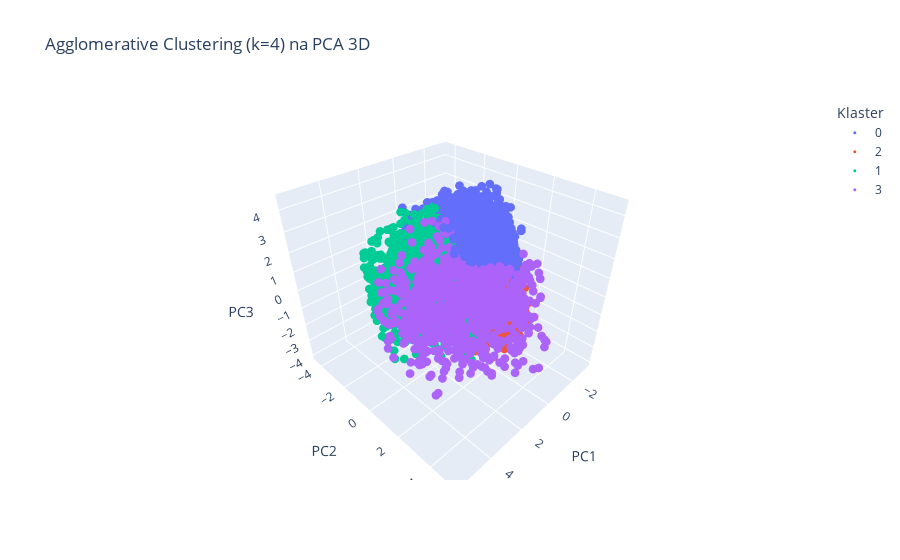

This figure's notebook cell:
### Markdown cell above
## Agglomerative Clustering

### Code cell
import scipy.cluster.hierarchy as sch
from sklearn.cluster import AgglomerativeClustering
import plotly.express as px

agglomerative = AgglomerativeClustering(n_clusters=4)
agglomerative_clusters = agglomerative.fit_predict(X_pca)

fig = px.scatter_3d(x=X_pca[:, 0], y=X_pca[:, 1], z=X_pca[:, 2],
                    color=agglomerative_clusters.astype(str),
                    labels={'x': 'PC1', 'y': 'PC2', 'z': 'PC3', 'color': 'Klaster'},
                    title='Agglomerative Clustering (k=4) na PCA 3D')
fig.update_traces(marker_size=3)
fig.show()

### Figure 1 — Plotly figure (JSON) as saved in the notebook; plotly's stock layout.template omitted (floating-point values rounded to 4 significant figures; data arrays with more than 128 entries replaced by an {"elided": "..."} marker saying what was removed)
{"data": [{"hovertemplate": "Klaster=0<br>PC1=%{x}<br>PC2=%{y}<br>PC3=%{z}<extra></extra>", "legendgroup": "0", "marker": {"color": "#636efa", "size": 3, "symbol": "circle"}, "mode": "markers", "name": "0", "scene": "scene", "showlegend": true, "type": "scatter3d", "x": {"elided": "2814 float values"}, "y": {"elided": "2814 float values"}, "z": {"elided": "2814 float values"}}, {"hovertemplate": "Klaster=2<br>PC1=%{x}<br>PC2=%{y}<br>PC3=%{z}<extra></extra>", "legendgroup": "2", "marker": {"color": "#EF553B", "size": 3, "symbol": "circle"}, "mode": "markers", "name": "2", "scene": "scene", "showlegend": true, "type": "scatter3d", "x": {"elided": "3684 float values"}, "y": {"elided": "3684 float values"}, "z": {"elided": "3684 float values"}}, {"hovertemplate": "Klaster=1<br>PC1=%{x}<br>PC2=%{y}<br>PC3=%{z}<extra></extra>", "legendgroup": "1", "marker": {"color": "#00cc96", "size": 3, "symbol": "circle"}, "mode": "markers", "name": "1", "scene": "scene", "showlegend": true, "type": "scatter3d", "x": {"elided": "2722 float values"}, "y": {"elided": "2722 float values"}, "z": {"elided": "2722 float values"}}, {"hovertemplate": "Klaster=3<br>PC1=%{x}<br>PC2=%{y}<br>PC3=%{z}<extra></extra>", "legendgroup": "3", "marker": {"color": "#ab63fa", "size": 3, "symbol": "circle"}, "mode": "markers", "name": "3", "scene": "scene", "showlegend": true, "type": "scatter3d", "x": {"elided": "907 float values"}, "y": {"elided": "907 float values"}, "z": {"elided": "907 float values"}}], "layout": {"legend": {"title": {"text": "Klaster"}, "tracegroupgap": 0}, "scene": {"domain": {"x": [0, 1], "y": [0, 1]}, "xaxis": {"title": {"text": "PC1"}}, "yaxis": {"title": {"text": "PC2"}}, "zaxis": {"title": {"text": "PC3"}}}, "title": {"text": "Agglomerative Clustering (k=4) na PCA 3D"}}}
